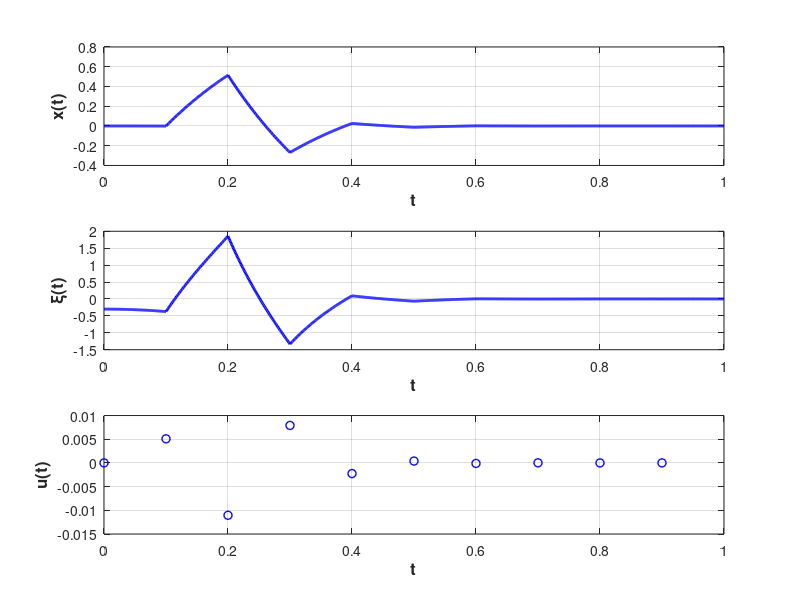

MATLAB code for this plot:
function pendulum_impulse_control
    m  = 0.127; % масса маятника
    M  = 1.206; % масса тележки
    I  = 0.001; % момент инерции маятника относительно центра масс
    l  = 0.178; % расстояние от точки крепления до центра масс
    Bc = 5.4;   % коэф. вязкого трения между кареткой и направляющей
    Bp = 0.002; % коэф. вязкого трения в точке крепления
    g  = 9.81;  % коэф. свободного падения

    % определим матрицы системы
    A0 = [m + M, -m * l; 
          -m * l, I + m * l^2];

    A1 = diag([Bc, Bp]);
    A2 = diag([0, -m * g * l]);
    B = [0; 0; inv(A0) * [1; 0]];

    % основная матрица системы
    A = [zeros(2, 2), eye(2); -inv(A0) * A2, -inv(A0) * A1];

    h = 0.1;
    Ad = expm(A * h);

    Bd = expm(A * h) * B;
    
    theta = -place(Ad, Bd, [-0.1, -0.2, 0.2, 0.1]);

    nx = size(Ad, 1); % количество строчек
    % задаем время отрисовки графиков
    TIME = 1.0;
    % задаем параметры метода решения системы дифференциальных уравнений
    options = odeset('RelTol', 1e-5, 'AbsTol', 1e-5 * ones(1, nx));
    % задаем начальные условия 
    x0 = zeros(1, nx);   

    x0(1) = 0.0;
    x0(2) = -0.3;

    discr = 0 : h : TIME;
    tlst = [];
    xlst = [;;;];
    tulst = [];
    ulst = [];

    for i = 1 : size(discr, 2) - 1
        ticks = discr(i) : 0.001 : discr(i + 1);
        [TL, YL] = ode45(@(t, X)(A * X), ticks, x0, options);
        tlst = [tlst; TL];
        xlst = [xlst; YL];
        if (i == 1)
            ulst = [ulst, 0];
        else
            ulst = [ulst, theta * x0'];
        end
        tulst = [tulst, h * (i - 1)];
        x0 = YL(end, :);
        x0 = (B * theta + eye(size(A, 1), size(A, 2))) * x0';
        x0 = x0';
    end

    fhandle = figure;
    subplot(3, 1, 1)
        plot(tlst, xlst(:, 1), 'b', 'LineWidth', 2.0)
        grid on;
        xlabel('t', 'FontSize', 12, 'FontWeight', 'bold');
        ylabel('x(t)', 'FontSize', 12, 'FontWeight', 'bold');
    subplot(3, 1, 2)
        plot(tlst, xlst(:, 2), 'b', 'LineWidth', 2.0)
        grid on;
        xlabel('t', 'FontSize', 12, 'FontWeight', 'bold');
        ylabel('\xi(t)', 'FontSize', 12, 'FontWeight', 'bold');
    subplot(3, 1, 3)
        plot(tulst, ulst(1, :), 'ob', 'LineWidth', 1.0)
        grid on;
        xlabel('t', 'FontSize', 12, 'FontWeight', 'bold');
        ylabel('u(t)', 'FontSize', 12, 'FontWeight', 'bold');
end